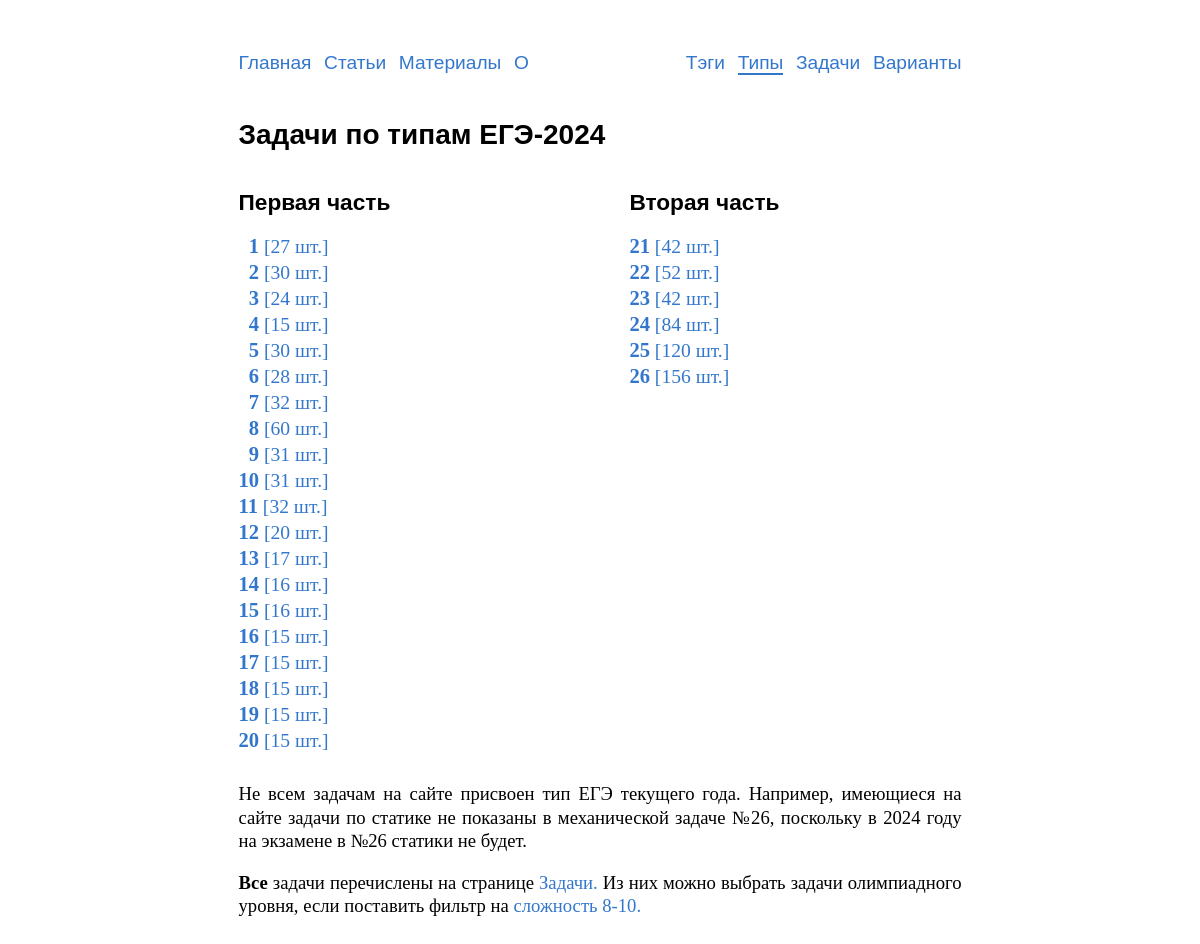
Screenshot of /types/ with the database file from the repository.
### problems/models.py (models this page shows, shortened)
class TypeInEGE(models.Model):
    objects = TypeInEGEManager()
    number = models.PositiveSmallIntegerField('номер')
    max_score = models.PositiveSmallIntegerField('максимальное количество'
                                                 ' баллов')
    part_ege = models.ForeignKey(PartOfEGE,
                                 on_delete=models.CASCADE,
                                 verbose_name='часть ЕГЭ',
                                 default=1)
    class Meta:
        verbose_name = 'тип'
        verbose_name_plural = 'типы'
        default_related_name = 'type'
        ordering = ['number']
    def get_absolute_url(self):
        return reverse('typesinege:problems', kwargs={'number': self.number})

class PartOfEGE(models.Model):
    name = models.CharField('название',
                            max_length=150,
                            help_text='Максимум 150 символов')
    class Meta:
        verbose_name = 'часть'
        verbose_name_plural = 'части'
        default_related_name = 'part'
        ordering = ['-id']
    def __str__(self):
        return self.name

### typesinege/views.py (the view)
# urls.py: path('', views.TypesView.as_view(), name='list'),
class TypesView(ListView):
    model = TypeInEGE
    template_name = 'typesinege/types.html'
    context_object_name = 'types'
    def get_queryset(self):
        return super().get_queryset().order_by('number')

### problems/models.py (called while the page is built)
    def get_queryset(self):
        queryset = super().get_queryset()
        queryset = queryset.annotate(problems_count=Count('problems'))
        return queryset

### templates/typesinege/types.html
{% extends "base.html" %}
{% load static %}
{% block content %}
    <h1>Задачи по типам ЕГЭ-2024</h1>
    <div class='row types-list'>
      <div style='display:none;'>
      {% for type in types %}
        {% if type.number <= 30 %}
        {% ifchanged type.part_ege %}
        </div>
        <div class='col5'>
          <h2>{{type.part_ege}}</h2>
        {% endifchanged %}
          <div class=type> <a href="{{ type.get_absolute_url }}"> {% if type.number < 10 %}<span class='white types-item'>0</span>{% endif %}<span class='types-item'>{{ type.number }}</span> [{{type.problems_count}} шт.] </a> </div>
        {% endif %}
      {% endfor %}
      </div>
    </div>
    <p class=mt30>
      Не всем задачам на сайте присвоен тип ЕГЭ текущего года.
      Например, имеющиеся на сайте задачи по статике не показаны
      в механической задаче №26,
      поскольку в 2024 году на экзамене в №26 статики не будет.
    </p>
    <p>
      <b>Все</b> задачи перечислены на странице <a href=/problems/>Задачи.</a>
      Из них можно выбрать задачи олимпиадного уровня, если поставить фильтр на
      <a href=/problems/?complexity_min=8&complexity_max=10>сложность 8-10.</a>
    </p>
{% endblock %}

### static/css/style.css (style rules this page uses)
html { overflow-y: scroll; }
body { -webkit-hyphens: auto; -moz-hyphens: auto; -ms-hyphens: auto; hyphens: auto; margin: 0px auto; width: 723px; max-width: 100%; font-family: 'Times New Roman', Times, serif; text-align: justify; font-size: 14pt; line-height: 17.5pt; margin-bottom:12ex; }
h1, h2, h3, h4, h5, h6, .h1, .h2, .h3, .h4, .h5, .h6 { text-align: left; font-weight:bold; font-family: Tahoma, Arial, sans-serif; }
h1, .h1 { font-size:21pt; line-height: 25pt; }
h2, .h2 { font-size:17pt; line-height: 21pt; }
a { text-decoration: none; color: #3377cc; }
.row { display: flex; gap:3em; }
.col5 { flex: 50%; }
.mt30 { margin-top: 30px; }
.white { color:white; }
.types-list { font-size:105%; }
.type { margin-top:2pt; }
.types-item { font-size:105%; font-weight:900; }

### rows the page displays
TypeInEGE: part_ege "Первая часть", number "1", problems_count "27"
TypeInEGE: number "2", problems_count "30"
TypeInEGE: number "3", problems_count "24"
TypeInEGE: number "4", problems_count "15"
TypeInEGE: number "5", problems_count "30"
TypeInEGE: number "6", problems_count "28"
TypeInEGE: number "7", problems_count "32"
TypeInEGE: number "8", problems_count "60"
TypeInEGE: number "9", problems_count "31"
TypeInEGE: number "10", problems_count "31"
TypeInEGE: number "11", problems_count "32"
TypeInEGE: number "12", problems_count "20"
TypeInEGE: number "13", problems_count "17"
TypeInEGE: number "14", problems_count "16"
TypeInEGE: number "15", problems_count "16"
TypeInEGE: number "16", problems_count "15"
TypeInEGE: number "17", problems_count "15"
TypeInEGE: number "18", problems_count "15"
TypeInEGE: number "19", problems_count "15"
TypeInEGE: number "20", problems_count "15"
TypeInEGE: part_ege "Вторая часть", number "21", problems_count "42"
TypeInEGE: number "22", problems_count "52"
TypeInEGE: number "23", problems_count "42"
TypeInEGE: number "24", problems_count "84"
TypeInEGE: number "25", problems_count "120"
TypeInEGE: number "26", problems_count "156"
